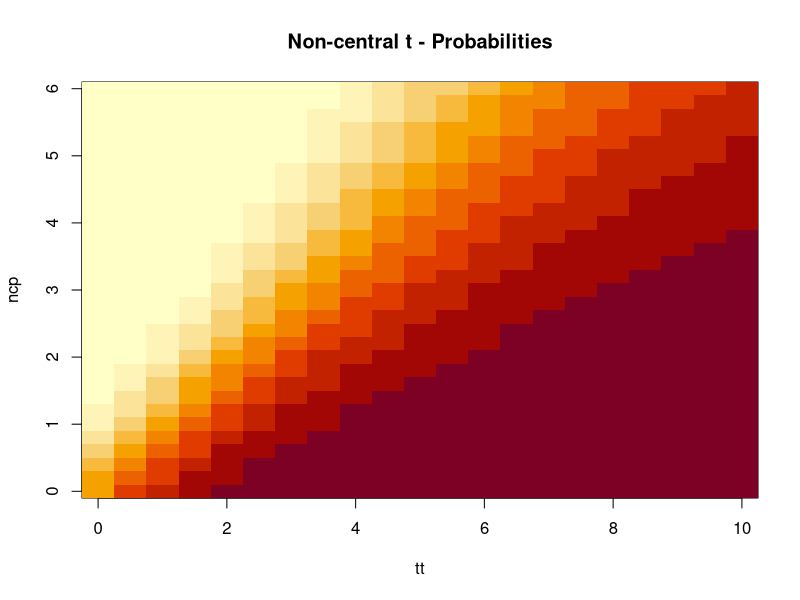
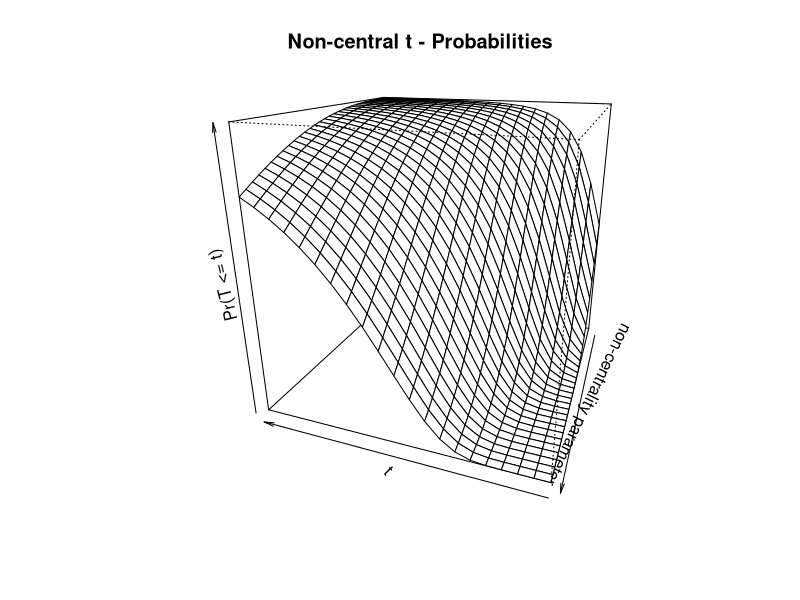
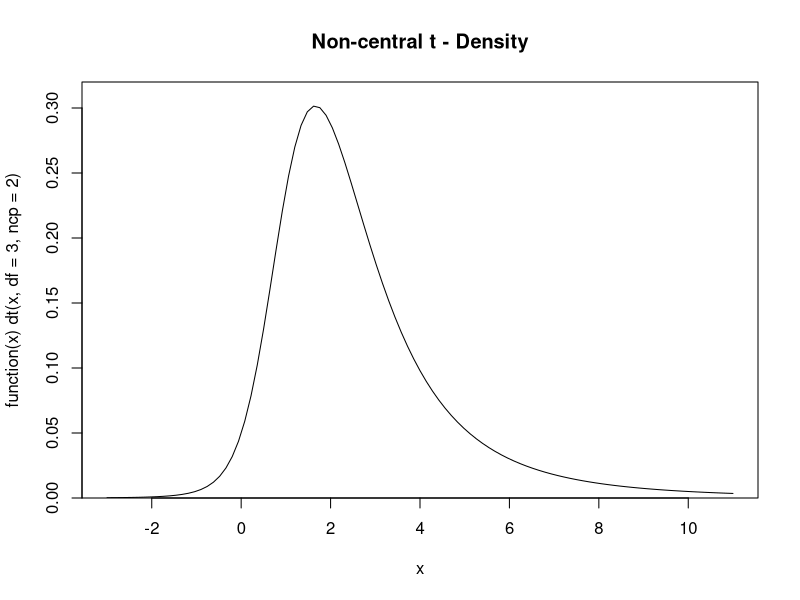

Recreate these plots in R, in order.
require(graphics)

1 - pt(1:5, df = 1)
qt(.975, df = c(1:10,20,50,100,1000))

tt <- seq(0, 10, len = 21)
ncp <- seq(0, 6, len = 31)
ptn <- outer(tt, ncp, function(t, d) pt(t, df = 3, ncp = d))
t.tit <- "Non-central t - Probabilities"
image(tt, ncp, ptn, zlim = c(0,1), main = t.tit)
persp(tt, ncp, ptn, zlim = 0:1, r = 2, phi = 20, theta = 200, main = t.tit,
      xlab = "t", ylab = "non-centrality parameter",
      zlab = "Pr(T <= t)")

plot(function(x) dt(x, df = 3, ncp = 2), -3, 11, ylim = c(0, 0.32),
     main = "Non-central t - Density", yaxs = "i")